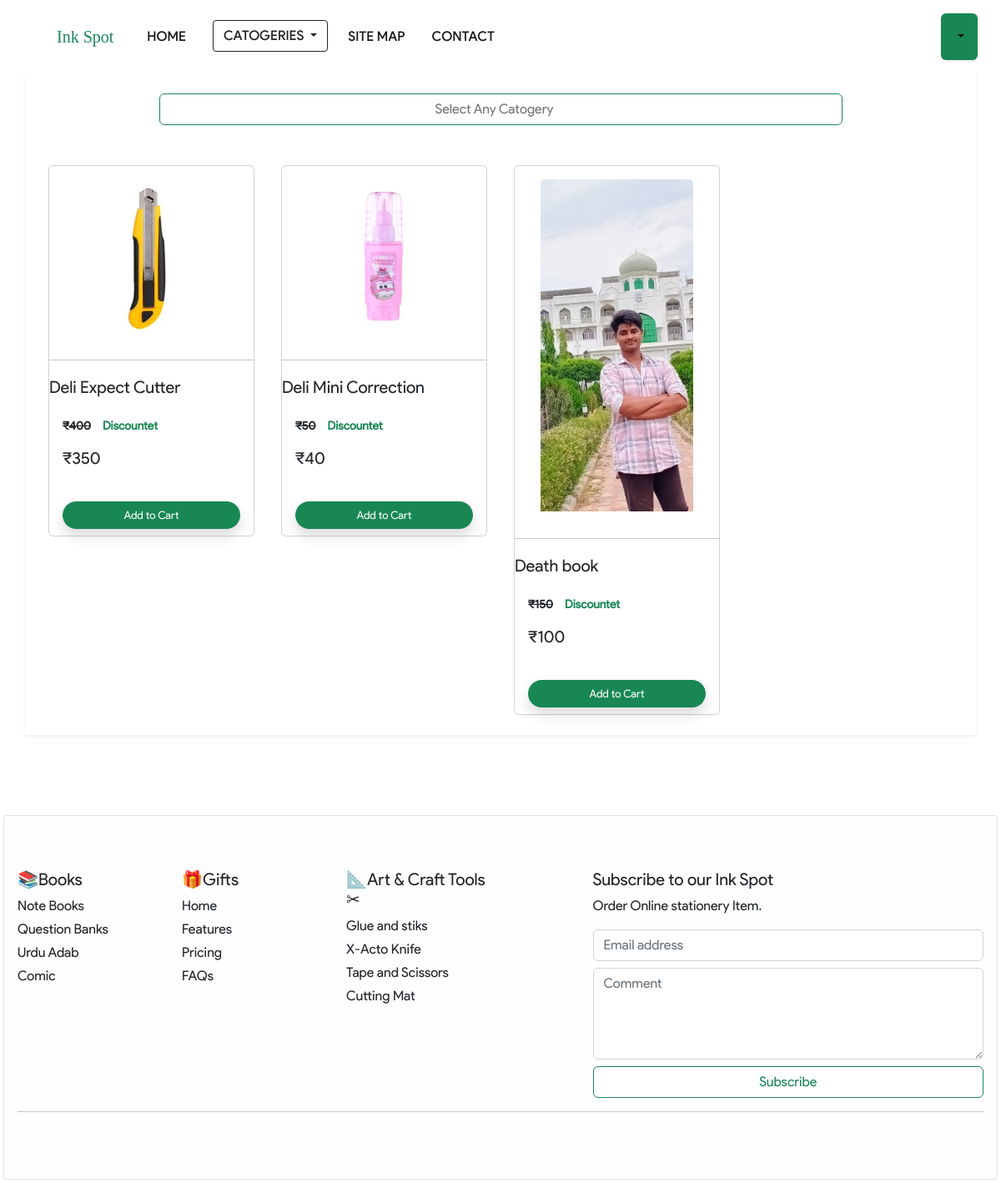
/product/?categories=3, run on the app's committed database.
### Ink_Spot/models/product.py (models this page shows, shortened)
class Product(models.Model):
    name = models.CharField(max_length=20)
    discount = models.CharField(max_length=10)
    price = models.IntegerField(default=0)
    desc = models.CharField(max_length=40)
    image = models.ImageField(upload_to="Uploads\product")
    categories = models.ForeignKey(Categories,on_delete=models.CASCADE, default=1)
    @staticmethod
    def get_all_filter(category_1):
        if category_1:
         return Product.objects.filter(categories = category_1)
        else:
         return Product.get_all()

### Ink_Spot/views.py (the view, shortened to what this page needs)
# urls.py: path('product/',product,name='product'),
def product(request):
    if request.method == "GET":
        cart = request.POST.get('cart')
        if cart:
            request.session.get('cart').clear()
    cart = request.session.get('cart')
    if not cart:
        request.session.cart = {}
    product = None
    cat = Categories.all_catogaries()
    categoryID = request.GET.get('categories')
    if categoryID:
        product = Product.get_all_filter(categoryID)
    else:
        product = Product.get_all()
    user_profile = (request.session.get('name'))
    login_button = None
    if user_profile:
        login_button = None
    else:
        login_button = "Login"
    data = {}
    data['product'] = product
    data['catogereis'] = cat
    data['user'] = user_profile
    data['login']= login_button
    return render(request, 'product.html',data)

### Ink_Spot/models/categories.py (called while the page is built)
    @staticmethod
    def all_catogaries():
        return Categories.objects.all()

### Ink_Spot/templatetags/cart.py (called while the page is built)
@register.filter(name='check_cart')
def check_cart(product , cart):
    keys = cart.keys()
    for id in keys:
        if int(id) == product.id:
            return True
    return False

### templates/product.html (shortened to what this page needs)
{% extends 'base.html' %}
{% block content %}
  {% load cart %}
<div class="container bg-white bg-opacity-25 shadow-sm d-fluid ">
    <div class="contain text-center w-max ">
      <div class="row mx-auto "   >
        <div class="dropdown text-center mb-3">
          <input placeholder="Select Any Catogery" type="search" class="btn bg-white border-success btn-primary mb-3 mt-4 rounded w-75  dropdown-toggle" type="button" data-bs-toggle="dropdown" aria-expanded="false" style="border-radius:1px;">
        </div>
       </div>
    </div>
    <div class="container  ">
      <div class="row">
            {% for i in product %}
            <div class=" col-lg-3 col-6 mb-0 p-1 p-sm-3 ">
              <div class="mb-2 card " id="{{i.id}}" width="8rem"  >
                <img src="{{i.image.url}}" class="card-img-top mx-auto m-0 p-0 m-3 img-fluid  w-75" alt="..." >
               <hr class="p-0">
               <h5 class="  card-title  mt-1 ">{{i.name}}</h5>
                <div class="card-body ">
                    <p class="small"><del><strong><span>&#8377;</span>{{i.discount}}</del></strong>&emsp;<b class="text-success">Discountet</b></p>
                    <p class="small">
                      <h5><span>&#8377;</span>{{i.price}}&emsp;<del class=" disabled text-secondary">
                    </p>
                </div>
                <div class="card-footer border-0 border bg-white  ">
                  {% if i|check_cart:request.session.cart %}
                  <div class="row no-gutters p-0" >
                    <form action="/product/#{{i.id}}" class="col-2 p-0" method="post">
                      {% csrf_token %}
                      <input name="product" hidden type="text" value='{{i.id}}' />
                      <input type="text" hidden name="remove"  value="true">
                      <input type="submit"  value="-" class=" btn  w-50 btn-success text-white" style="font-family: Impact, Haettenschweiler, 'Arial Narrow Bold', sans-serif;">
                    </form>
                    <div class="text-center col pt-2 "><stronge>{{i|check_count:request.session.cart }}</stronge></div>
                    <form action="/product/#{{i.id}}" class="col-2 p-0" method="post">
                      {% csrf_token %}
                      <input name="product" hidden type="text" value='{{i.id}}' />
                      <input type="submit" value="+" class=" btn  w-50  text-center btn-success text-white" style="font-family: Impact, Haettenschweiler, 'Arial Narrow Bold', sans-serif;">
                      </form>
                    </div>
                  {% else %}
                  <form action="/product/#{{i.id}}" method="POST" class="btn-block p-0">
                  <input type="submit"  class="btn  border-rounded bg-success border-opacity-75  rounded-5 shadow  w-100 text-white" name="cart" style="height:2rem;font-size: small;height: auto; "  value="Add to Cart" />
                  </form>
                    {% endif %}
                </div>
           </div>
          </div>
           {% endfor %}
      </div>
      </div>
     </div>
{% endblock %}

### data on the page
Product: image (picture), name "Deli Expect Cutter", discount "400", price "350"
Product: image (picture), name "Deli Mini Correction", discount "50", price "40"
Product: image (picture), name "Death book", discount "150", price "100"
